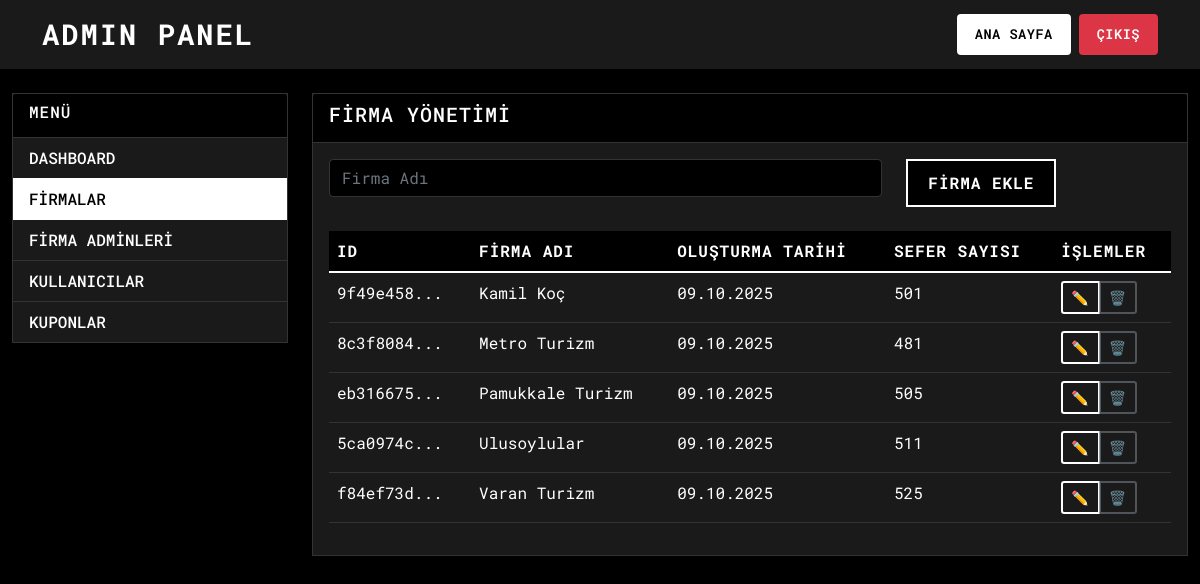
Screenshot of /admin.php?tab=firms (signed in) with the database file from the repository.
### tables this page shows
CREATE TABLE Bus_Company (
                id TEXT PRIMARY KEY,
                name TEXT UNIQUE NOT NULL,
                logo_path TEXT,
                created_at TIMESTAMP DEFAULT CURRENT_TIMESTAMP
            );

### public/admin.php (the view, shortened to what this page needs)
<?php
require_once '../includes/auth.php';
$activeTab = $_GET['tab'] ?? 'dashboard';
$stats = [];
$stats['total_users'] = $pdo->query("SELECT COUNT(*) FROM User WHERE role = 'user'")->fetchColumn();
$stats['total_firms'] = $pdo->query("SELECT COUNT(*) FROM Bus_Company")->fetchColumn();
$stats['total_trips'] = $pdo->query("SELECT COUNT(*) FROM Trips")->fetchColumn();
$stats['total_tickets'] = $pdo->query("SELECT COUNT(*) FROM Tickets WHERE status = 'active'")->fetchColumn();
$stats['total_revenue'] = $pdo->query("SELECT SUM(total_price) FROM Tickets WHERE status = 'active'")->fetchColumn() ?? 0;
$firms = $pdo->query("SELECT * FROM Bus_Company ORDER BY name")->fetchAll();
?>
<!DOCTYPE html>
<html lang="tr">
<head>
    <link href="https://cdn.jsdelivr.net/npm/bootstrap@5.1.3/dist/css/bootstrap.min.css" rel="stylesheet">
    <link href="css/style.css" rel="stylesheet">
</head>
<body>
    <nav class="navbar navbar-expand-lg navbar-dark bg-dark">
        <div class="container">
            <a class="navbar-brand" href="/">
                ADMIN PANEL
            </a>
            <div class="navbar-nav ms-auto">
                <div class="navbar-buttons">
                    <a class="nav-btn" href="/">Ana Sayfa</a>
                    <a class="nav-btn nav-btn-logout" href="logout.php">Çıkış</a>
                </div>
            </div>
        </div>
    </nav>
    <div class="container-fluid mt-4">
        <div class="row">
            <div class="col-md-3">
                <div class="card">
                    <div class="card-header">
                        <h6>Menü</h6>
                    </div>
                    <div class="list-group list-group-flush">
                        <a href="?tab=dashboard" class="list-group-item <?= $activeTab === 'dashboard' ? 'active' : '' ?>">
                            DASHBOARD
                        </a>
                        <a href="?tab=firms" class="list-group-item <?= $activeTab === 'firms' ? 'active' : '' ?>">
                            FİRMALAR
                        </a>
                        <a href="?tab=admins" class="list-group-item <?= $activeTab === 'admins' ? 'active' : '' ?>">
                            FİRMA ADMİNLERİ
                        </a>
                        <a href="?tab=users" class="list-group-item <?= $activeTab === 'users' ? 'active' : '' ?>">
                            KULLANICILAR
                        </a>
                        <a href="?tab=coupons" class="list-group-item <?= $activeTab === 'coupons' ? 'active' : '' ?>">
                            KUPONLAR
                        </a>
                    </div>
                </div>
            </div>
            <div class="col-md-9">
                <?php if ($activeTab === 'dashboard'): ?>
                    <div class="admin-stats">
                        <h4 class="text-center mb-4">Sistem İstatistikleri</h4>
                        <div class="row">
                            <div class="col-md-2">
                                <div class="stat-card">
                                    <h3><?= $stats['total_users'] ?></h3>
                                    <p>Kullanıcı</p>
                                </div>
                            </div>
                            <div class="col-md-2">
                                <div class="stat-card">
                                    <h3><?= $stats['total_firms'] ?></h3>
                                    <p>Firma</p>
                                </div>
                            </div>
                            <div class="col-md-2">
                                <div class="stat-card">
                                    <h3><?= $stats['total_trips'] ?></h3>
                                    <p>Sefer</p>
                                </div>
                            </div>
                            <div class="col-md-3">
                                <div class="stat-card">
                                    <h3><?= $stats['total_tickets'] ?></h3>
                                    <p>Aktif Bilet</p>
                                </div>
                            </div>
                            <div class="col-md-3">
                                <div class="stat-card">
                                    <h3>₺<?= number_format($stats['total_revenue'], 2) ?></h3>
                                    <p>Toplam Gelir</p>
                                </div>
                            </div>
                        </div>
                    </div>
                    <div class="card mt-4">
                        <div class="card-header">
                            <h5>Son Biletler</h5>
                        </div>
                        <div class="card-body">
                            <?php
                            $recentTickets = $pdo->query("
                                SELECT t.*, u.full_name as user_name, tr.departure_city, tr.destination_city, bc.name as firma_ad
                                FROM Tickets t
                                JOIN User u ON t.user_id = u.id
                                JOIN Trips tr ON t.trip_id = tr.id
                                JOIN Bus_Company bc ON tr.company_id = bc.id
                                ORDER BY t.created_at DESC
                                LIMIT 10
                            ")->fetchAll();
                            ?>
                            <div class="table-responsive">
                                <table class="table table-sm">
                                    <thead>
                                        <tr>
                                            <th>Kullanıcı</th>
                                            <th>Güzergah</th>
                                            <th>Firma</th>
                                            <th>Fiyat</th>
                                            <th>Durum</th>
                                            <th>Tarih</th>
                                        </tr>
                                    </thead>
                                    <tbody>
                                        <?php foreach ($recentTickets as $ticket): ?>
                                            <tr>
                                                <td><?= htmlspecialchars($ticket['user_name']) ?></td>
                                                <td><?= htmlspecialchars($ticket['departure_city']) ?> → <?= htmlspecialchars($ticket['destination_city']) ?></td>
                                                <td><?= htmlspecialchars($ticket['firma_ad']) ?></td>
                                                <td>₺<?= number_format($ticket['total_price'], 2) ?></td>
                                                <td>
                                                    <span class="badge <?= $ticket['status'] === 'active' ? 'bg-success' : 'bg-danger' ?>">
                                                        <?= $ticket['status'] ?>
                                                    </span>
                                                </td>
                                                <td><?= date('d.m.Y H:i', strtotime($ticket['created_at'])) ?></td>
                                            </tr>
                                        <?php endforeach; ?>
                                    </tbody>
                                </table>
                            </div>
                        </div>
                    </div>
                <?php elseif ($activeTab === 'firms'): ?>
                    <div class="card">
                        <div class="card-header">
                            <h5>Firma Yönetimi</h5>
                        </div>
                        <div class="card-body">
                            <form method="POST" class="mb-4">
                                <div class="row">
                                    <div class="col-md-8">
                                        <input type="text" name="firm_name" class="form-control" placeholder="Firma Adı" required>
                                    </div>
                                    <div class="col-md-4">
                                        <button type="submit" name="add_firm" class="btn btn-success">Firma Ekle</button>
                                    </div>
                                </div>
                            </form>
                            <div class="table-responsive">
                                <table class="table">
                                    <thead>
                                        <tr>
                                            <th>ID</th>
                                            <th>Firma Adı</th>
                                            <th>Oluşturma Tarihi</th>
                                            <th>Sefer Sayısı</th>
                                            <th>İşlemler</th>
                                        </tr>
                                    </thead>
                                    <tbody>
                                        <?php foreach ($firms as $firm): ?>
                                            <?php
                                            $tripCount = $pdo->prepare("SELECT COUNT(*) FROM Trips WHERE company_id = ?");
                                            $tripCount->execute([$firm['id']]);
                                            $count = $tripCount->fetchColumn();
                                            ?>
                                            <tr>
                                                <td><?= substr($firm['id'], 0, 8) ?>...</td>
                                                <td>
                                                    <span id="firmName_<?= $firm['id'] ?>"><?= htmlspecialchars($firm['name']) ?></span>
                                                </td>
                                                <td><?= date('d.m.Y', strtotime($firm['created_at'])) ?></td>
                                                <td><?= $count ?></td>
                                                <td>
                                                    <div class="btn-group btn-group-sm">
                                                        <button type="button" class="btn btn-outline-primary btn-sm" onclick="editFirm('<?= $firm['id'] ?>')" title="Düzenle">
                                                            ✏️
                                                        </button>
                                                        <?php
                                                        $userCount = $pdo->prepare("SELECT COUNT(*) FROM User WHERE company_id = ?");
                                                        $userCount->execute([$firm['id']]);
                                                        $users = $userCount->fetchColumn();
                                                        ?>
                                                        <?php if ($count > 0 || $users > 0): ?>
                                                            <button type="button" class="btn btn-outline-secondary btn-sm" disabled title="Sefer veya kullanıcı var">
                                                                🗑️
                                                            </button>
                                                        <?php endif; ?>
                                                    </div>
                                                </td>
                                            </tr>
                                        <?php endforeach; ?>
                                    </tbody>
                                </table>
                            </div>
                        </div>
                    </div>
                <?php endif; ?>
            </div>
        </div>
    </div>
</body>
</html>

### public/css/style.css (style rules this page uses)
* { font-family: 'Roboto Mono', monospace; }
body { background-color: #000000; color: #ffffff; font-weight: 400; }
.navbar-brand { font-weight: 700; font-size: 1.8rem; letter-spacing: 2px; text-transform: uppercase; }
.bg-dark { background-color: #1a1a1a !important; }
.card { background-color: #1a1a1a; border: 1px solid #333333; color: #ffffff; }
.card-header { background-color: #000000; border-bottom: 1px solid #333333; color: #ffffff; font-weight: 500; text-transform: uppercase; letter-spacing: 1px; }
.form-control, .form-select { background-color: #000000; border: 1px solid #333333; color: #ffffff; font-family: 'Roboto Mono', monospace; }
.btn-success { background-color: #000000; border-color: #ffffff; color: #ffffff; font-weight: 500; text-transform: uppercase; letter-spacing: 1px; }
.btn-outline-primary { border-color: #ffffff; color: #ffffff; }
.table { color: #ffffff; }
.navbar-brand { display: flex; align-items: center; gap: 15px; }
.btn { border-radius: 0; font-weight: 700; text-transform: uppercase; letter-spacing: 1px; border-width: 2px; padding: 10px 20px; }
.table th { background-color: #000000; color: #ffffff; border-color: #333333; font-weight: 700; text-transform: uppercase; letter-spacing: 1px; }
.table td { border-color: #333333; }
.card { border-radius: 0; box-shadow: 0 4px 8px rgba(0, 0, 0, 0.3); }
.navbar { border-radius: 0; box-shadow: 0 2px 4px rgba(0, 0, 0, 0.5); }
.navbar-buttons { display: flex; gap: 8px; align-items: center; }
.nav-btn { background: #ffffff; color: #000000 !important; padding: 8px 16px; border-radius: 4px; text-decoration: none; font-weight: 600; text-transform: uppercase; letter-spacing: 0.5px; font-size: 0.85rem; border: 2px solid #ffffff; transition: all 0.3s ease; font-family: 'Roboto Mono', monospace; }
.nav-btn-logout { background: #dc3545; color: #ffffff !important; border-color: #dc3545; }
.list-group-item { background-color: #1a1a1a; border-color: #333333; color: #ffffff; font-weight: 500; }
.list-group-item.active { background-color: #ffffff; border-color: #ffffff; color: #000000; }

### rows the page displays
bus_company: id "9f49e458", name "Kamil Koç", created_at "09.10.2025", count "501"
bus_company: id "8c3f8084", name "Metro Turizm", created_at "09.10.2025", count "481"
bus_company: id "eb316675", name "Pamukkale Turizm", created_at "09.10.2025", count "505"
bus_company: id "5ca0974c", name "Ulusoylular", created_at "09.10.2025", count "511"
bus_company: id "f84ef73d", name "Varan Turizm", created_at "09.10.2025", count "525"
